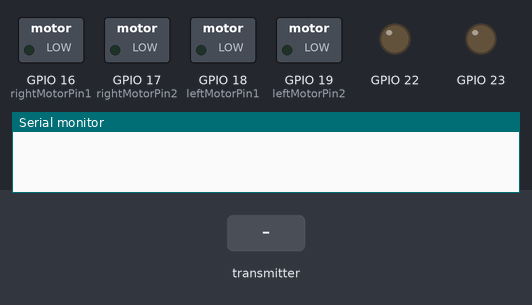
Recording of a sketch running on a simulated ESP32. On the bench: switched loads named in the sketch (green lamp = pin HIGH), output pins drawn as LEDs (lit = HIGH), the last lines printed to the serial monitor. Dashed ring = blinking. The inputs (shaded band) are chosen by the test bench.

Above: at 1.2 s.
1.3 s: the transmitter starts sending switchPressed = 1
At 1.55 s:
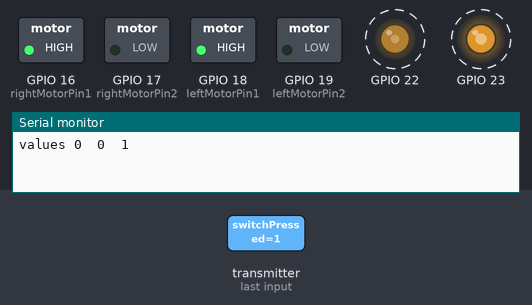
4.3 s: the transmitter starts sending xAxisValue = 64
7.3 s: the transmitter starts sending yAxisValue = 128
At 7.55 s:
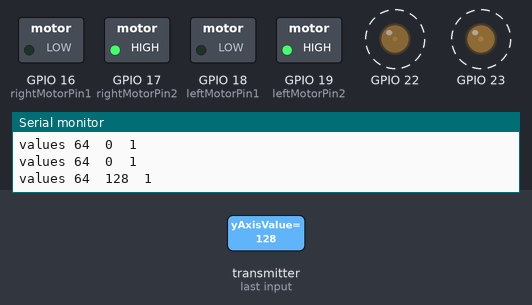
10.3 s: the transmitter starts sending xAxisValue = 0
At 10.55 s:
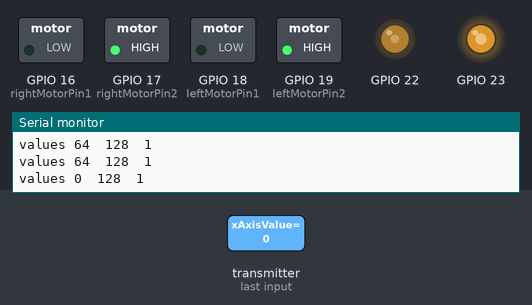
13.3 s: the transmitter starts sending yAxisValue = 255
At 14.05 s:
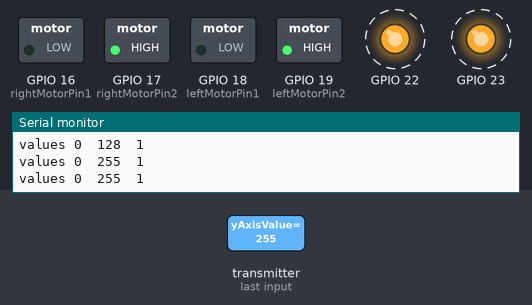
16.3 s: the transmitter starts sending xAxisValue = 255
Timing chart, 0 to 20.3 s (numbered marks = the images above; inputs shaded):
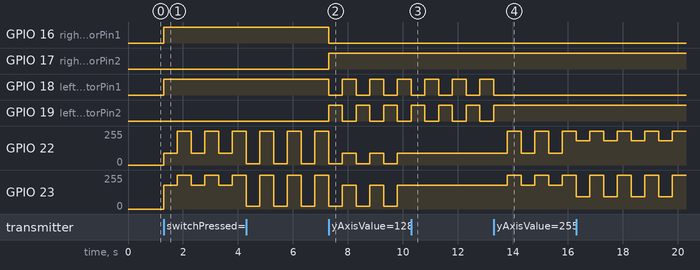

The sketch:

Receiver_Final.ino
```cpp
//Receiver code

#include <esp_now.h>
#include <WiFi.h>

// Motor pin definitions
class MotorConfig {
public:
    // Right motor
    static constexpr int enableRightMotor = 22;
    static constexpr int rightMotorPin1 = 16;
    static constexpr int rightMotorPin2 = 17;
    // Left motor
    static constexpr int enableLeftMotor = 23;
    static constexpr int leftMotorPin1 = 18;
    static constexpr int leftMotorPin2 = 19;

    // PWM configuration
    static constexpr int PWMFreq = 1000;
    static constexpr int PWMResolution = 8;
    static constexpr int rightMotorPWMSpeedChannel = 4;
    static constexpr int leftMotorPWMSpeedChannel = 5;
};

// Motor calibration values
class MotorCalibration {
public:
    // Adjust these values to match your motors (range 0.0 to 1.0)
    static constexpr float leftMotorMultiplier = 1.0;  // Base multiplier for left motor
    static constexpr float rightMotorMultiplier = 1.0; // Base multiplier for right motor

    // Unified turn settings for consistent turning behavior
    static constexpr float turnSpeedMultiplier = 0.7;  // Controls overall turn speed
    static constexpr float turnRatio = 0.5;            // Ratio for inner/outer wheel speeds (0.0 to 1.0)
};

#define MAX_MOTOR_SPEED 255
#define SIGNAL_TIMEOUT 1000
unsigned long lastRecvTime = 0;

struct PacketData {
    byte xAxisValue;
    byte yAxisValue;
    byte switchPressed;
};
PacketData receiverData;

bool throttleAndSteeringMode = false;

class MotorControl {
public:
    static void init() {
        pinMode(MotorConfig::enableRightMotor, OUTPUT);
        pinMode(MotorConfig::rightMotorPin1, OUTPUT);
        pinMode(MotorConfig::rightMotorPin2, OUTPUT);

        pinMode(MotorConfig::enableLeftMotor, OUTPUT);
        pinMode(MotorConfig::leftMotorPin1, OUTPUT);
        pinMode(MotorConfig::leftMotorPin2, OUTPUT);

        // Set up PWM
        ledcSetup(MotorConfig::rightMotorPWMSpeedChannel, MotorConfig::PWMFreq, MotorConfig::PWMResolution);
        ledcSetup(MotorConfig::leftMotorPWMSpeedChannel, MotorConfig::PWMFreq, MotorConfig::PWMResolution);
        ledcAttachPin(MotorConfig::enableRightMotor, MotorConfig::rightMotorPWMSpeedChannel);
        ledcAttachPin(MotorConfig::enableLeftMotor, MotorConfig::leftMotorPWMSpeedChannel);

        stop();
    }

    static void simpleMovements(const PacketData& data) {
        if (data.yAxisValue <= 75) {  // Forward
            moveForward(MAX_MOTOR_SPEED);
        }
        else if (data.yAxisValue >= 175) {  // Backward
            moveBackward(MAX_MOTOR_SPEED);
        }
        else if (data.xAxisValue >= 175) {  // Right
            turn(MAX_MOTOR_SPEED, true);  // true for right turn
        }
        else if (data.xAxisValue <= 75) {  // Left
            turn(MAX_MOTOR_SPEED, false); // false for left turn
        }
        else {
            stop();
        }
    }

    static void throttleAndSteeringMovements(const PacketData& data) {
        int throttle = map(data.yAxisValue, 254, 0, -255, 255);
        int steering = map(data.xAxisValue, 0, 254, -255, 255);

        // Apply exponential curve to steering for better control
        steering = applyExponentialCurve(steering);

        int motorDirection = (throttle < 0) ? -1 : 1;

        // Calculate base speeds
        float rightMotorSpeed = abs(throttle);
        float leftMotorSpeed = abs(throttle);

        // Apply steering adjustments with unified turn behavior
        if (steering != 0) {
            // Calculate turn intensity (0.0 to 1.0)
            float turnIntensity = abs(steering) / 255.0;

            // Apply unified turn speed reduction
            float turnSpeed = MAX_MOTOR_SPEED * MotorCalibration::turnSpeedMultiplier * turnIntensity;

            if (steering > 0) {  // Turning right
                rightMotorSpeed = turnSpeed;
                leftMotorSpeed = turnSpeed * MotorCalibration::turnRatio;
            } else {  // Turning left
                rightMotorSpeed = turnSpeed * MotorCalibration::turnRatio;
                leftMotorSpeed = turnSpeed;
            }
        }

        // Apply motor-specific calibration
        rightMotorSpeed *= MotorCalibration::rightMotorMultiplier;
        leftMotorSpeed *= MotorCalibration::leftMotorMultiplier;

        // Constrain final values
        rightMotorSpeed = constrain(rightMotorSpeed, 0, 255);
        leftMotorSpeed = constrain(leftMotorSpeed, 0, 255);

        rotateMotor(rightMotorSpeed * motorDirection, leftMotorSpeed * motorDirection);
    }

private:
    static void moveForward(int speed) {
        rotateMotor(speed * MotorCalibration::rightMotorMultiplier,
                   speed * MotorCalibration::leftMotorMultiplier);
    }

    static void moveBackward(int speed) {
        rotateMotor(-speed * MotorCalibration::rightMotorMultiplier,
                   -speed * MotorCalibration::leftMotorMultiplier);
    }

    // Unified turn function replacing separate turnRight and turnLeft
    static void turn(int speed, bool turnRight) {
        // Calculate speeds using unified turn settings
        float outerWheelSpeed = speed * MotorCalibration::turnSpeedMultiplier;
        float innerWheelSpeed = -outerWheelSpeed * MotorCalibration::turnRatio;

        if (turnRight) {
            rotateMotor(outerWheelSpeed * MotorCalibration::rightMotorMultiplier,
                       innerWheelSpeed * MotorCalibration::leftMotorMultiplier);
        } else {
            rotateMotor(innerWheelSpeed * MotorCalibration::rightMotorMultiplier,
                       outerWheelSpeed * MotorCalibration::leftMotorMultiplier);
        }
    }

    static void stop() {
        rotateMotor(0, 0);
    }

    static int applyExponentialCurve(int input) {
        // Apply a mild exponential curve for more precise control
        float normalized = input / 255.0;
        float curved = normalized * normalized * normalized;
        return (int)(curved * 255.0);
    }

    static void rotateMotor(int rightMotorSpeed, int leftMotorSpeed) {
        // Right motor direction
        digitalWrite(MotorConfig::rightMotorPin1, rightMotorSpeed > 0);
        digitalWrite(MotorConfig::rightMotorPin2, rightMotorSpeed < 0);

        // Left motor direction
        digitalWrite(MotorConfig::leftMotorPin1, leftMotorSpeed > 0);
        digitalWrite(MotorConfig::leftMotorPin2, leftMotorSpeed < 0);

        // Set PWM speed
        ledcWrite(MotorConfig::rightMotorPWMSpeedChannel, abs(rightMotorSpeed));
        ledcWrite(MotorConfig::leftMotorPWMSpeedChannel, abs(leftMotorSpeed));
    }
};

void OnDataRecv(const uint8_t * mac, const uint8_t *incomingData, int len) {
    if (len == 0) return;

    memcpy(&receiverData, incomingData, sizeof(receiverData));

    // Debug output
    String inputData = "values " + String(receiverData.xAxisValue) + "  " +
                      String(receiverData.yAxisValue) + "  " +
                      String(receiverData.switchPressed);
    Serial.println(inputData);

    // Toggle control mode if switch is pressed
    if (receiverData.switchPressed) {
        throttleAndSteeringMode = !throttleAndSteeringMode;
    }

    // Apply appropriate control mode
    if (throttleAndSteeringMode) {
        MotorControl::throttleAndSteeringMovements(receiverData);
    } else {
        MotorControl::simpleMovements(receiverData);
    }

    lastRecvTime = millis();
}

void setup() {
    Serial.begin(115200);
    WiFi.mode(WIFI_STA);

    // Initialize ESP-NOW
    if (esp_now_init() != ESP_OK) {
        Serial.println("Error initializing ESP-NOW");
        return;
    }

    // Initialize motor control
    MotorControl::init();

    // Register callback
    esp_now_register_recv_cb(OnDataRecv);
}

void loop() {
    // Check for signal timeout
    if (millis() - lastRecvTime > SIGNAL_TIMEOUT) {
        MotorControl::simpleMovements({127, 127, 0}); // Stop motors
    }
}
```

Measured:
- after the input at 1.3 s, GPIO 16 (rightMotorPin1), GPIO 18 (leftMotorPin1): LOW → HIGH at once; GPIO 22: alternates 255/255 for 0.50 s and 89/255 for 0.50 s, starting at once; GPIO 23: alternates 255/255 for 0.50 s and 177/255 for 0.50 s, starting at once
- after the input at 7.3 s, GPIO 16 (rightMotorPin1): HIGH → LOW at once; GPIO 17 (rightMotorPin2): LOW → HIGH at once; GPIO 18 (leftMotorPin1), GPIO 19 (leftMotorPin2): alternates HIGH for 0.50 s and LOW for 0.50 s, starting at once
- after the input at 10.3 s, GPIO 22: stops changing and stays 89/255; GPIO 23: stops changing and stays 177/255
- after the input at 13.3 s, GPIO 18 (leftMotorPin1): goes on until 13.3 s, then stays LOW; GPIO 19 (leftMotorPin2): goes on until 13.3 s, then stays HIGH; GPIO 22: alternates 255/255 for 0.50 s and 89/255 for 0.50 s, starting after 0.50 s; GPIO 23: alternates 255/255 for 0.50 s and 177/255 for 0.50 s, starting after 0.50 s
